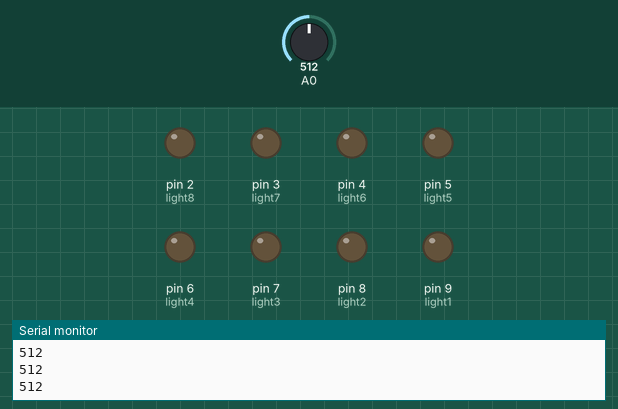
Simulated run of this sketch. Board: Arduino Uno, built with avr-gcc and run on an emulated ATmega328P. Parts: output pins drawn as LEDs (lit = HIGH), the last lines printed to the serial monitor. The inputs (shaded band) are chosen by the test bench; at power-on: A0 = 512.

Above: at 1.2 s.
1.3 s: A0 set to 649
At 2.5 s:
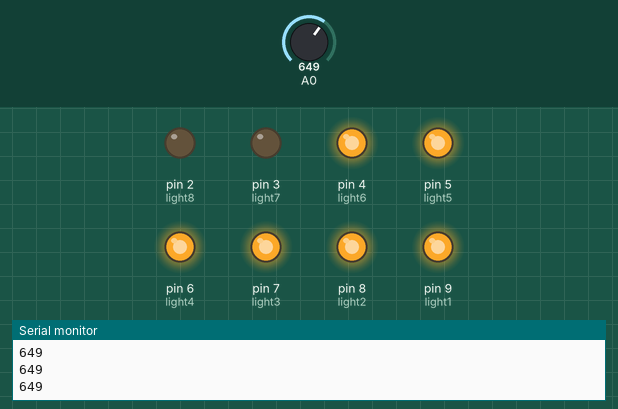
2.8 s: A0 set to 777
At 3.2 s:
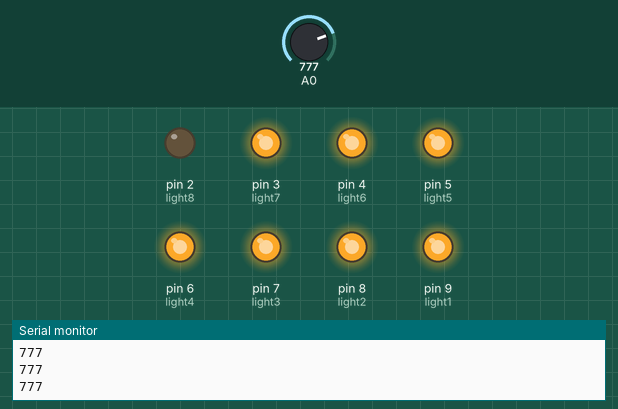
4.3 s: A0 set to 757
At 5.1 s:
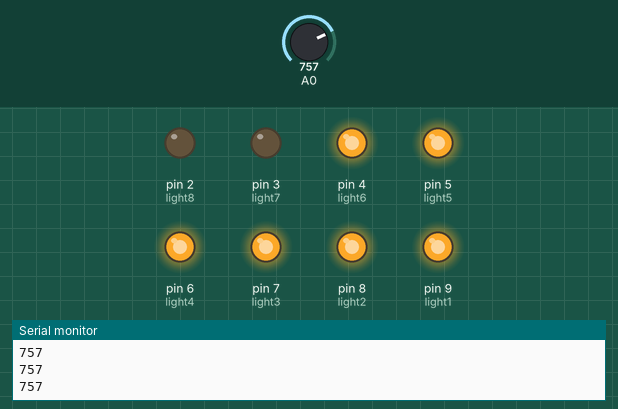
5.8 s: A0 set to 900
At 6.7 s:
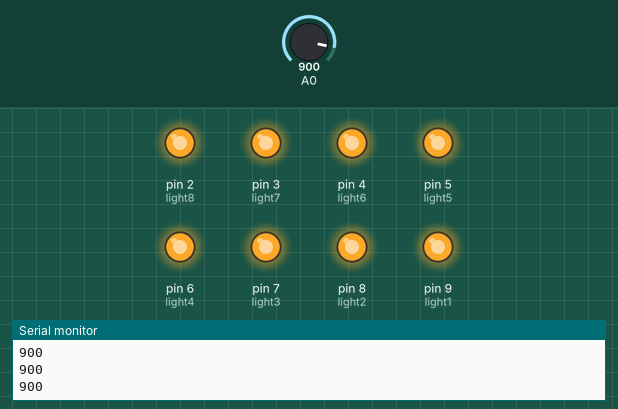
7.3 s: A0 set to 758
At 8.5 s:
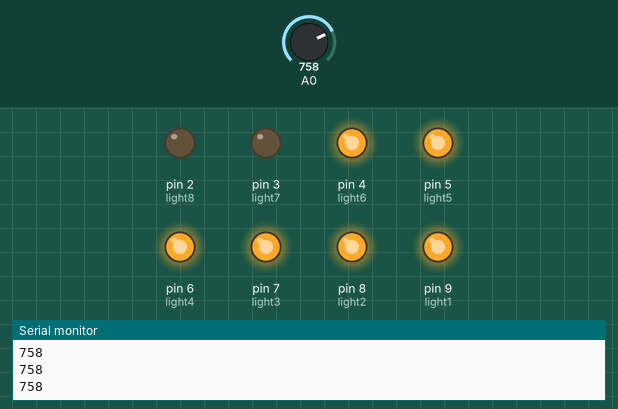
8.8 s: A0 set to 511
At 10.2 s:
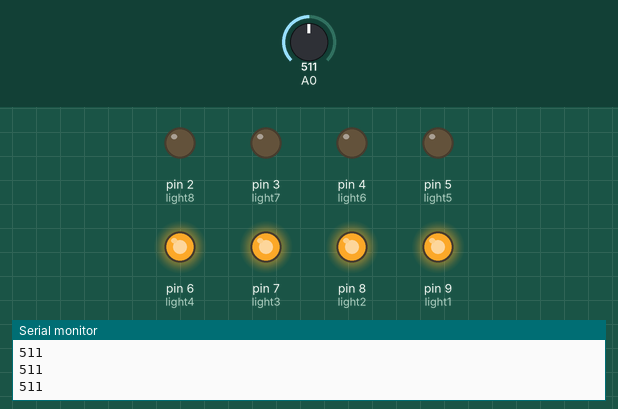
Timing chart, 0 to 11.3 s (numbered marks = the images above; inputs shaded):
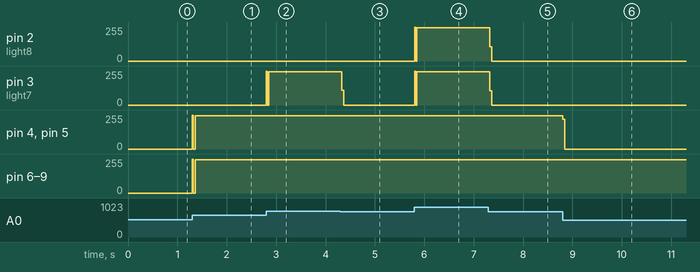

The sketch:

Lautstaerkeregler.ino
```cpp
/*
Ein Programm, welches verschiedene stärken der Lautstärke über LEDs anzeigt.
*/

//LEDs werden den Digital Inputs zugewiesen und Potentiometer wir Analogem Input zugewiesen
int light1 = 9;
int light2 = 8;
int light3 = 7;
int light4 = 6;
int light5 = 5;
int light6 = 4;
int light7 = 3;
int light8 = 2;
int pot = 0;

//LEDs werden mit den Inputs verbunden und Konsole wird gestartet
void setup() {
  pinMode(light1, OUTPUT);
  pinMode(light2, OUTPUT);
  pinMode(light3, OUTPUT);
  pinMode(light4, OUTPUT);
  pinMode(light5, OUTPUT);
  pinMode(light6, OUTPUT);
  pinMode(light7, OUTPUT);
  pinMode(light8, OUTPUT);
  Serial.begin(9600);
}

//Wert vom Potentiometer wird ausgelesen und in der Konsole ausgegeben und je nach dem wie hoch der Wert ist leuchten mehr oder weniger LEDs
//Bei jedem Durchgang wird die gebrauchte Anzahl LEDs eingeschaltet und nach kurzem Delay wieder ausgeschaltet
void loop() {
  pot = analogRead(A0);
  Serial.println(pot);
  if (pot == 0) {
    digitalWrite(light1, LOW);
  } else if (pot > 1 && pot <= 127) {
    digitalWrite(light1, HIGH);
    delay(10);
    digitalWrite(light1, LOW);
  } else if (pot > 127 && pot <= 255) {
    digitalWrite(light1, HIGH);
    digitalWrite(light2, HIGH);
    delay(10);
    digitalWrite(light1, LOW);
    digitalWrite(light2, LOW);
  } else if (pot > 256 && pot <= 383) {
    digitalWrite(light1, HIGH);
    digitalWrite(light2, HIGH);
    digitalWrite(light3, HIGH);
    delay(10);
    digitalWrite(light1, LOW);
    digitalWrite(light2, LOW);
    digitalWrite(light3, LOW);
  } else if (pot > 384 && pot <= 511) {
    digitalWrite(light1, HIGH);
    digitalWrite(light2, HIGH);
    digitalWrite(light3, HIGH);
    digitalWrite(light4, HIGH);
    delay(10);
    digitalWrite(light1, LOW);
    digitalWrite(light2, LOW);
    digitalWrite(light3, LOW);
    digitalWrite(light4, LOW);
  } else if (pot > 512 && pot <= 639) {
    digitalWrite(light1, HIGH);
    digitalWrite(light2, HIGH);
    digitalWrite(light3, HIGH);
    digitalWrite(light4, HIGH);
    digitalWrite(light5, HIGH);
    delay(10);
    digitalWrite(light1, LOW);
    digitalWrite(light2, LOW);
    digitalWrite(light3, LOW);
    digitalWrite(light4, LOW);
    digitalWrite(light5, LOW);
  } else if (pot > 640 && pot <= 767) {
    digitalWrite(light1, HIGH);
    digitalWrite(light2, HIGH);
    digitalWrite(light3, HIGH);
    digitalWrite(light4, HIGH);
    digitalWrite(light5, HIGH);
    digitalWrite(light6, HIGH);
    delay(10);
    digitalWrite(light1, LOW);
    digitalWrite(light2, LOW);
    digitalWrite(light3, LOW);
    digitalWrite(light4, LOW);
    digitalWrite(light5, LOW);
    digitalWrite(light6, LOW);
  } else if (pot > 768 && pot <= 895) {
    digitalWrite(light1, HIGH);
    digitalWrite(light2, HIGH);
    digitalWrite(light3, HIGH);
    digitalWrite(light4, HIGH);
    digitalWrite(light5, HIGH);
    digitalWrite(light6, HIGH);
    digitalWrite(light7, HIGH);
    delay(10);
    digitalWrite(light1, LOW);
    digitalWrite(light2, LOW);
    digitalWrite(light3, LOW);
    digitalWrite(light4, LOW);
    digitalWrite(light5, LOW);
    digitalWrite(light6, LOW);
    digitalWrite(light7, LOW);
  } else if (pot > 896) {
    digitalWrite(light1, HIGH);
    digitalWrite(light2, HIGH);
    digitalWrite(light3, HIGH);
    digitalWrite(light4, HIGH);
    digitalWrite(light5, HIGH);
    digitalWrite(light6, HIGH);
    digitalWrite(light7, HIGH);
    digitalWrite(light8, HIGH);
    delay(10);
    digitalWrite(light1, LOW);
    digitalWrite(light2, LOW);
    digitalWrite(light3, LOW);
    digitalWrite(light4, LOW);
    digitalWrite(light5, LOW);
    digitalWrite(light6, LOW);
    digitalWrite(light7, LOW);
    digitalWrite(light8, LOW);
  }
}
```

Measured:
- after the input at 1.3 s, pin 4 (light6), pin 5 (light5), pin 6 (light4), pin 7 (light3), pin 8 (light2), pin 9 (light1): 0/255 → 249/255 at once
- after the input at 2.8 s, pin 3 (light7): 0/255 → 248/255 at once
- after the input at 4.3 s, pin 3 (light7): 248/255 → 0/255 at once
- after the input at 5.8 s, pin 2 (light8), pin 3 (light7): 0/255 → 248/255 at once
- after the input at 7.3 s, pin 2 (light8), pin 3 (light7): 248/255 → 0/255 at once
- after the input at 8.8 s, pin 4 (light6), pin 5 (light5): 249/255 → 0/255 at once
